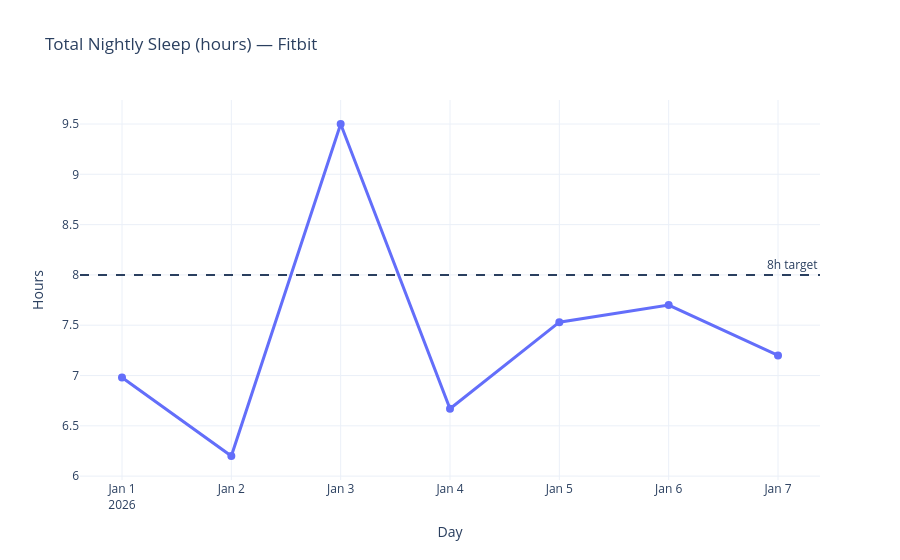
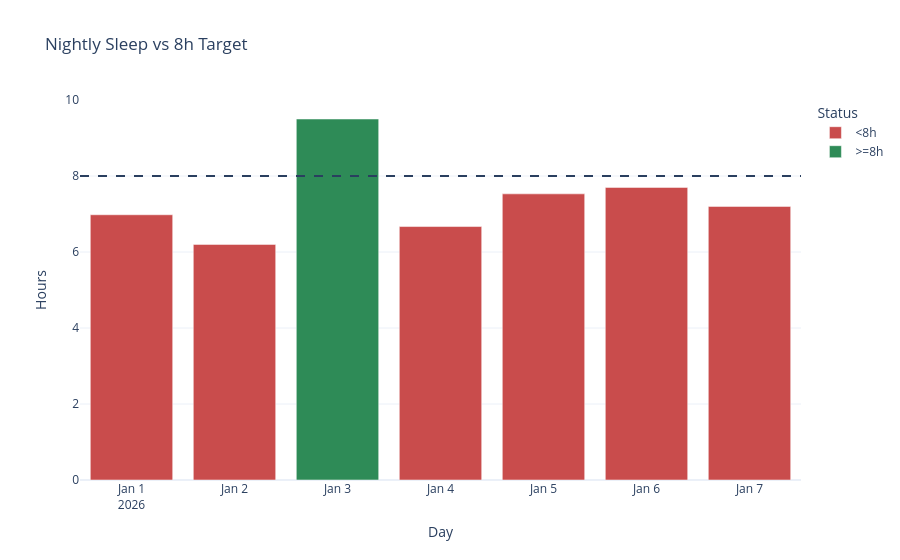
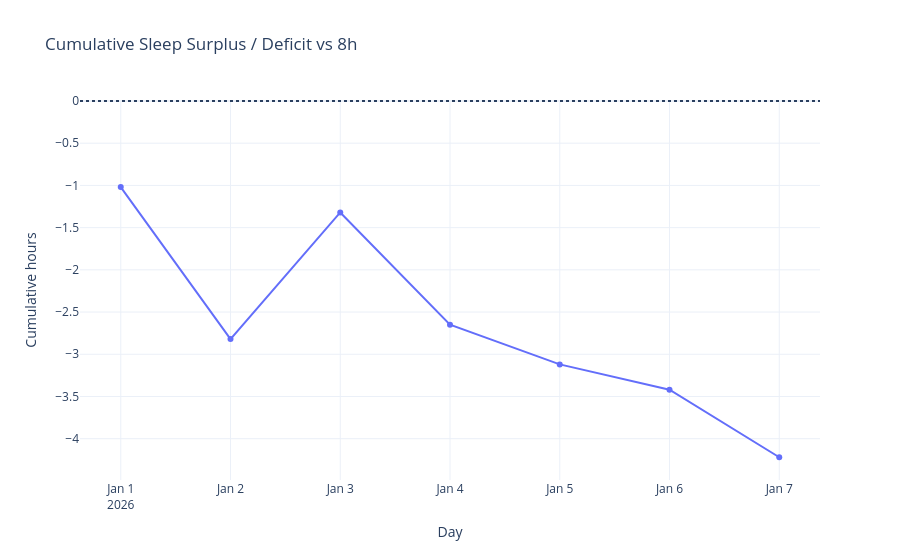

Source (notebook cell) for these figures, in order:
### Code cell
target_hours = 8.0

avg_hours = df['total_hours_decimal'].mean()
print(f"Average nightly sleep: {avg_hours:.2f} h")

# 1) Total sleep trend with target
fig = px.line(
    df,
    x='day',
    y='total_hours_decimal',
    markers=True,
    title='Total Nightly Sleep (hours) — Fitbit'
)
fig.add_hline(y=target_hours, line_dash='dash', annotation_text='8h target')
fig.update_traces(line=dict(width=3), marker=dict(size=8))
fig.update_layout(template='plotly_white', xaxis_title='Day', yaxis_title='Hours', hovermode='x unified')
fig.show()

# 2) Bar view colored by target hit/miss
bar_df = df.copy()
bar_df['status'] = bar_df['total_hours_decimal'].apply(lambda v: '>=8h' if v >= target_hours else '<8h')
fig2 = px.bar(
    bar_df,
    x='day',
    y='total_hours_decimal',
    color='status',
    color_discrete_map={'>=8h': '#2E8B57', '<8h': '#C94C4C'},
    title='Nightly Sleep vs 8h Target'
)
fig2.add_hline(y=target_hours, line_dash='dash')
fig2.update_layout(template='plotly_white', xaxis_title='Day', yaxis_title='Hours', legend_title='Status')
fig2.show()

# 3) Cumulative sleep surplus/deficit trend
delta_df = df.copy()
delta_df['hours_vs_target'] = delta_df['total_hours_decimal'] - target_hours
delta_df['cumulative_vs_target'] = delta_df['hours_vs_target'].cumsum()
fig3 = px.line(
    delta_df,
    x='day',
    y='cumulative_vs_target',
    markers=True,
    title='Cumulative Sleep Surplus / Deficit vs 8h'
)
fig3.add_hline(y=0, line_dash='dot')
fig3.update_layout(template='plotly_white', xaxis_title='Day', yaxis_title='Cumulative hours', hovermode='x unified')
fig3.show()

### Figure 1 — Plotly figure (JSON) as saved in the notebook; plotly's stock layout.template omitted (floating-point values rounded to 4 significant figures)
{"data": [{"hovertemplate": "day=%{x}<br>total_hours_decimal=%{y}<extra></extra>", "legendgroup": "", "line": {"color": "#636efa", "dash": "solid", "width": 3}, "marker": {"size": 8, "symbol": "circle"}, "mode": "lines+markers", "name": "", "orientation": "v", "showlegend": false, "type": "scatter", "x": ["2026-01-01T00:00:00", "2026-01-02T00:00:00", "2026-01-03T00:00:00", "2026-01-04T00:00:00", "2026-01-05T00:00:00", "2026-01-06T00:00:00", "2026-01-07T00:00:00"], "xaxis": "x", "y": [6.98, 6.2, 9.5, 6.67, 7.53, 7.7, 7.2], "yaxis": "y"}], "layout": {"annotations": [{"showarrow": false, "text": "8h target", "x": 1, "xanchor": "right", "xref": "x domain", "y": 8, "yanchor": "bottom", "yref": "y"}], "hovermode": "x unified", "legend": {"tracegroupgap": 0}, "shapes": [{"line": {"dash": "dash"}, "type": "line", "x0": 0, "x1": 1, "xref": "x domain", "y0": 8, "y1": 8, "yref": "y"}], "title": {"text": "Total Nightly Sleep (hours) — Fitbit"}, "xaxis": {"anchor": "y", "domain": [0, 1], "title": {"text": "Day"}}, "yaxis": {"anchor": "x", "domain": [0, 1], "title": {"text": "Hours"}}}}

### Figure 2 — Plotly figure (JSON) as saved in the notebook; plotly's stock layout.template omitted (floating-point values rounded to 4 significant figures)
{"data": [{"hovertemplate": "status=<8h<br>day=%{x}<br>total_hours_decimal=%{y}<extra></extra>", "legendgroup": "<8h", "marker": {"color": "#C94C4C", "pattern": {"shape": ""}}, "name": "<8h", "orientation": "v", "showlegend": true, "textposition": "auto", "type": "bar", "x": ["2026-01-01T00:00:00", "2026-01-02T00:00:00", "2026-01-04T00:00:00", "2026-01-05T00:00:00", "2026-01-06T00:00:00", "2026-01-07T00:00:00"], "xaxis": "x", "y": [6.98, 6.2, 6.67, 7.53, 7.7, 7.2], "yaxis": "y"}, {"hovertemplate": "status=>=8h<br>day=%{x}<br>total_hours_decimal=%{y}<extra></extra>", "legendgroup": ">=8h", "marker": {"color": "#2E8B57", "pattern": {"shape": ""}}, "name": ">=8h", "orientation": "v", "showlegend": true, "textposition": "auto", "type": "bar", "x": ["2026-01-03T00:00:00"], "xaxis": "x", "y": [9.5], "yaxis": "y"}], "layout": {"barmode": "relative", "legend": {"title": {"text": "Status"}, "tracegroupgap": 0}, "shapes": [{"line": {"dash": "dash"}, "type": "line", "x0": 0, "x1": 1, "xref": "x domain", "y0": 8, "y1": 8, "yref": "y"}], "title": {"text": "Nightly Sleep vs 8h Target"}, "xaxis": {"anchor": "y", "domain": [0, 1], "title": {"text": "Day"}}, "yaxis": {"anchor": "x", "domain": [0, 1], "title": {"text": "Hours"}}}}

### Figure 3 — Plotly figure (JSON) as saved in the notebook; plotly's stock layout.template omitted (floating-point values rounded to 4 significant figures)
{"data": [{"hovertemplate": "day=%{x}<br>cumulative_vs_target=%{y}<extra></extra>", "legendgroup": "", "line": {"color": "#636efa", "dash": "solid"}, "marker": {"symbol": "circle"}, "mode": "lines+markers", "name": "", "orientation": "v", "showlegend": false, "type": "scatter", "x": ["2026-01-01T00:00:00", "2026-01-02T00:00:00", "2026-01-03T00:00:00", "2026-01-04T00:00:00", "2026-01-05T00:00:00", "2026-01-06T00:00:00", "2026-01-07T00:00:00"], "xaxis": "x", "y": [-1.02, -2.82, -1.32, -2.65, -3.12, -3.42, -4.22], "yaxis": "y"}], "layout": {"hovermode": "x unified", "legend": {"tracegroupgap": 0}, "shapes": [{"line": {"dash": "dot"}, "type": "line", "x0": 0, "x1": 1, "xref": "x domain", "y0": 0, "y1": 0, "yref": "y"}], "title": {"text": "Cumulative Sleep Surplus / Deficit vs 8h"}, "xaxis": {"anchor": "y", "domain": [0, 1], "title": {"text": "Day"}}, "yaxis": {"anchor": "x", "domain": [0, 1], "title": {"text": "Cumulative hours"}}}}
